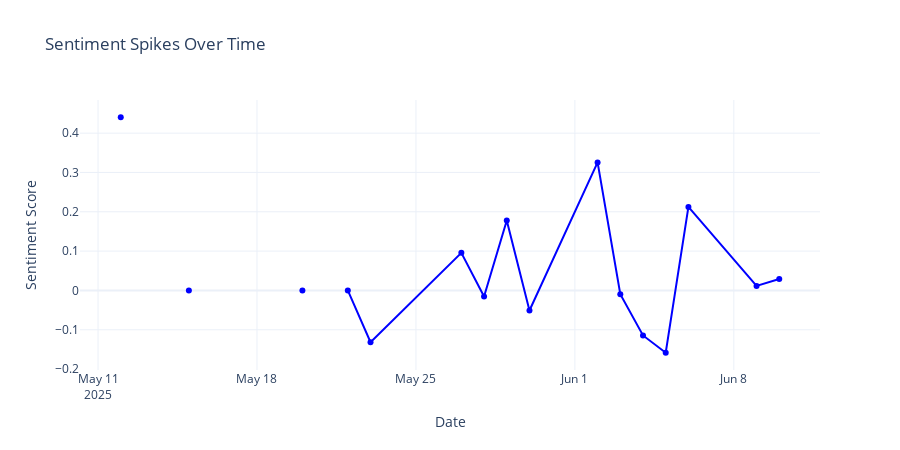

This figure's notebook cell:
### Code cell
fig = plot_sentiment_spikes(df_price)

### Figure 1 — Plotly figure (JSON) as saved in the notebook; plotly's stock layout.template omitted (floating-point values rounded to 4 significant figures)
{"data": [{"line": {"color": "blue", "width": 2}, "mode": "lines+markers", "name": "Sentiment Score", "type": "scatter", "x": ["2025-05-12", "2025-05-13", "2025-05-14", "2025-05-15", "2025-05-16", "2025-05-19", "2025-05-20", "2025-05-21", "2025-05-22", "2025-05-23", "2025-05-27", "2025-05-28", "2025-05-29", "2025-05-30", "2025-06-02", "2025-06-03", "2025-06-04", "2025-06-05", "2025-06-06", "2025-06-09", "2025-06-10"], "y": [0.4404, NaN, NaN, 0.0, NaN, NaN, 0.0, NaN, 0.0, -0.1317, 0.09568, -0.01527, 0.1778, -0.051, 0.3255, -0.009675, -0.1145, -0.1585, 0.2123, 0.01141, 0.02897]}, {"marker": {"color": "red", "size": 10, "symbol": "diamond"}, "mode": "markers", "name": "Spikes", "type": "scatter", "x": [], "y": []}], "layout": {"height": 450, "legend": {"title": {"text": "Legend"}}, "title": {"text": "Sentiment Spikes Over Time"}, "width": 900, "xaxis": {"title": {"text": "Date"}}, "yaxis": {"title": {"text": "Sentiment Score"}}}}
